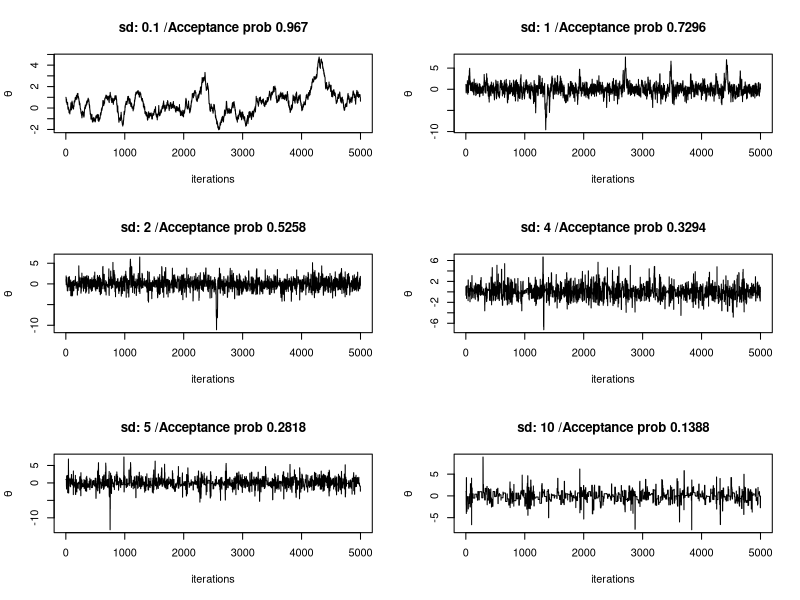
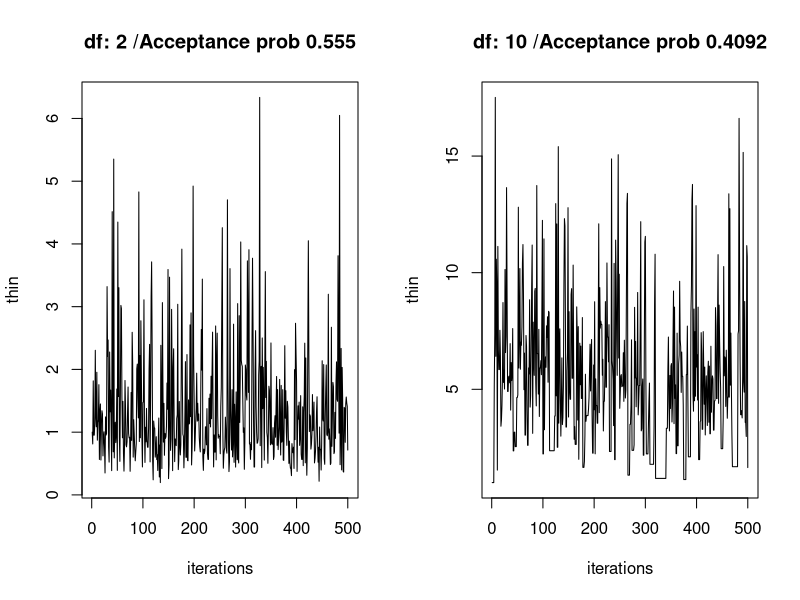

These figures' R source, in order:
## ---- chunk 1
knitr::opts_chunk$set(echo = TRUE)
## ---- chunk 2
theta = NULL
theta[1] = 1
## ---- chunk 3
par(mfrow=c(3,2))

for( j in c(0.1,1,2,4,5,10)){
  accept = 0
  
  for( i in 2:5000){
    theta_cur = theta[i-1]
    theta_prop = rnorm(1, theta_cur, j)
    
    num = (1+theta_prop^2/5)^(-(5+1)/2)
    den = (1+theta_cur^2/5)^(-(5+1)/2)
    
    if(runif(1)>min(num/den, 1)){
      theta[i] = theta_cur
    }
    else{
      theta[i] = theta_prop
      accept = accept + 1
    }
  }
  plot(theta, xlab='iterations', ylab=expression(theta), type='l', main=paste('sd:',j,'/Acceptance prob', accept/5000))
}
## ---- chunk 4
theta6 = NULL
theta6[1] = 1
## ---- chunk 5
par(mfrow=c(1,2))
for(j in c(2,10)){
  accept = 0
  
  for(i in 2:5000){
    theta_cur = theta6[i-1]
    theta_prop = rchisq(1,j)
    
    num = theta_prop^(-2.5)*exp(-2/theta_prop)
    den = theta_cur^(-2.5)*exp(-2/theta_cur)
    
    if(runif(1)>min(num/den, 1)){
      theta6[i] = theta_cur
    }
    else{
      theta6[i] = theta_prop
      accept= accept + 1
    }
  }
  burn_in = tail(theta6, 2500)
  thin = theta6[seq(1,length(burn_in), by=5)]
  plot(thin, xlab='iterations', ylab=expression(thin), type='l', main=paste('df:',j,'/Acceptance prob', accept/5000)) 
}
